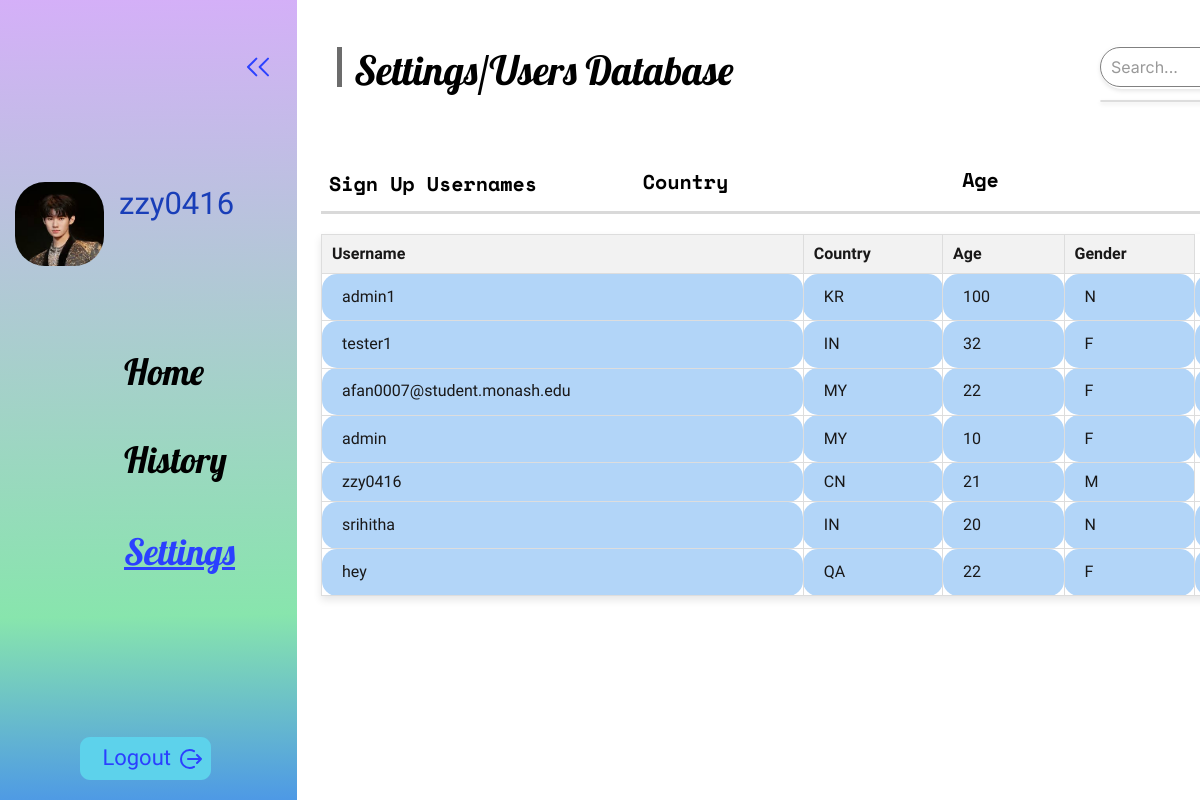
The page /user_database/ (signed in) on the database its author committed.
### Users/models.py (models this page shows)
class User(models.Model):
    username = models.CharField(max_length=150, unique=True, null=False, blank=False)
    password = models.CharField(max_length=128, null=False, blank=False)
    country = models.CharField(max_length=20, choices=COUNTRY_CHOICES, null=False, blank=False)
    age = models.PositiveIntegerField()
    profile_image = models.ImageField(upload_to='images/', default='images/profilepic.jpg')
    is_admin = models.BooleanField(default=False)
    gender = models.CharField(max_length=1, choices=GENDER_CHOICES, null=False, blank=False)
    def __str__(self):
        return self.username

### Users/views.py (the view)
# urls.py: path('user_database/', views.user_database, name='user_database'),#with rd (ajax method) done
def user_database(request):
    user_id = request.session.get('user_id')
    if user_id:
        user = User.objects.get(id=user_id)
        all_user = User.objects.all()
    else:
        user = None
        all_user = None
    return render(request, 'user_database.html',{'user': user, 'allusers': all_user})

### Users/templates/user_database.html (shortened to what this page needs)
{% load static %}
<!DOCTYPE html>
<html lang="en">
<head>
    <link rel="stylesheet" href="https://unpkg.com/animate.css@4.1.1/animate.css" />
    <link rel="stylesheet" href="https://unpkg.com/@teleporthq/teleport-custom-scripts/dist/style.css" />
</head>
<body>
    <link rel="stylesheet" href="{% static 'css/style.css' %}" />
    {% if user %}
    <div>
        <link href="{% static 'css/adminuserdatabase-page.css' %}" rel="stylesheet" />
        <div class="adminuserdatabase-page-container">
            <div class="adminuserdatabase-page-adminuserdatabase-page">
                <div class="adminuserdatabase-page-rectangle2"></div>
                <img src="{% static 'asset/chevronleftdouble1116-ilfk.svg' %}" alt="chevronleftdouble1116"
                    class="adminuserdatabase-page-chevronleftdouble" />
                <img src="{{ user.profile_image.url }}" alt="Ellipse108632" class="adminuserdatabase-page-ellipse10" />
                <span class="adminuserdatabase-page-text04"><span>{{ user.username }}</span></span>
                <span class="adminuserdatabase-page-text06">
                    <a href="{% url 'index' %}" class="database-link">Home</a>
                </span>
                <span class="adminuserdatabase-page-text08">
                    <a href="{% url 'history' %}" class="database-link">History</a>
                </span>
                <span class="adminuserdatabase-page-text10">
                    <a href="{% url 'usersettings' %}">Settings</a>
                </span>
                <img src="{% static 'asset/rectangle41229-04z-200w.png' %}" alt="Rectangle41229"
                    class="adminuserdatabase-rectangle4" />
                <span class="adminuserdatabase-page-text">
                    <span>Settings/Users Database</span>
                </span>
                <div class="database-page-search">
                    <input type="search" id="search-bar" class="search-bar" placeholder="Search..." oninput="filterUsers()">
                </div>
                <div id="search-results" class="search-results"></div>
                <img src="{% static 'asset/rectangle81117-io2.svg' %}" alt="Rectangle81117"
                    class="adminuserdatabase-page-rectangle8" />
                <div class="header-container">
                    <span class="adminuserdatabase-page-text12">Sign Up Usernames</span>
                    <span class="adminuserdatabase-page-text14">Country</span>
                    <span class="adminuserdatabase-page-text16">Age</span>
                </div>
                <table class="user-info-table" border="1">
                    <tr>
                        <th>Username</th>
                        <th>Country</th>
                        <th>Age</th>
                        <th>Gender</th>
                    </tr>
                    {% for each_user in allusers %}
                        <tr class="user-info-row">
                            <td>{{ each_user.username }}</td>
                            <td>{{ each_user.country }}</td>
                            <td>{{ each_user.age }}</td>
                            <td>{{ each_user.gender }}</td>
                            {% if each_user.username != user.username %}
                            <td><button class="delete-button" data-username="{{ each_user.username }}">Remove</button></td>
                            {% endif %}
                        </tr>
                    {% empty %}
                        <tr>
                            <td colspan="4">No users found.</td>
                        </tr>
                    {% endfor %}
                </table>
                </div>
                <div class="adminuserdatabase-page-group13" onclick="confirmLogout()">
                    <img src="{% static 'asset/rectangle491120-12xe.svg' %}" alt="Rectangle491120"
                        class="adminuserdatabase-page-rectangle49" />
                    <img src="{% static 'asset/logout041120-erbh.svg' %}" alt="logout041120"
                        class="adminuserdatabase-page-logout04" />
                    <span class="adminuserdatabase-page-text42">
                        <a href="{% url 'logout' %}">Logout</a>
                    </span>
                </div>
            </div>
        </div>
    {% else %}
    <p>You are not logged in as admin. <a href="{% url 'login' %}">Click here to login</a></p>
    {% endif %}
</body>
</html>

### Users/static/css/style.css (style rules this page uses)
:root { --dl-size-size-large: 144px; --dl-size-size-small: 48px; --dl-size-size-medium: 96px; --dl-size-size-xlarge: 192px; --dl-size-size-xsmall: 16px; --dl-space-space-unit: 16px; --dl-size-size-xxlarge: 288px; --dl-size-size-maxwidth: 1400px; --dl-color-theme-accent1: #FFFFFF; --dl-color-theme-accent2: #F5D1B0; --dl-radius-radius-round: 50%; --dl-color-theme-primary1: #BF4408; --dl-color-theme-primary2: #E65103; --dl-space-space-halfunit: 8px; --dl-space-space-sixunits: 96px; --dl-space-space-twounits: 32px; --dl-radius-radius-radius2: 2px; --dl-radius-radius-radius4: 4px; --dl-radius-radius-radius8: 8px; --dl-space-space-fiveunits: 80px; --dl-space-space-fourunits: 64px; --dl-color-theme-secondary1: #FFFFFF; --dl-color-theme-secondary2: #FBF1EB; --dl-space-space-threeunits: 48px; --dl-color-theme-neutral-dark: #191818; --dl-radius-radius-cardradius: 8px; --dl-color-theme-neutral-light: #FBFAF9; --dl-radius-radius-imageradius: 8px; --dl-radius-radius-inputradius: 24px; --dl-radius-radius-buttonradius: 24px; --dl-space-space-oneandhalfunits: 24px; }

### Users/templates/user_database.html (style rules this page uses)
html { line-height: 1.15; }
body { margin: 0; }
* { box-sizing: border-box; border-width: 0; border-style: solid; }
p, li, ul, pre, div, h1, h2, h3, h4, h5, h6, figure, blockquote, figcaption { margin: 0; padding: 0; }
button, input, optgroup, select, textarea { font-family: inherit; font-size: 100%; line-height: 1.15; margin: 0; }
a { color: inherit; text-decoration: inherit; }
input { padding: 2px 4px; }
img { display: block; }
html { scroll-behavior: smooth }
html { font-family: Inter; font-size: 16px; }
body { font-weight: 400; font-style: normal; text-decoration: none; text-transform: none; letter-spacing: normal; line-height: 1.15; color: var(--dl-color-theme-neutral-dark); background-color: var(--dl-color-theme-neutral-light); fill: var(--dl-color-theme-neutral-dark); }

### rows shown on the page
User: profile_image (picture), username "zzy0416", country "CN", age "21", gender "M"
User: username "admin1", country "KR", age "100", gender "N"
User: username "tester1", country "IN", age "32", gender "F"
User: username "afan0007@student.monash.edu", country "MY", age "22", gender "F"
User: username "admin", country "MY", age "10", gender "F"
User: username "srihitha", country "IN", age "20", gender "N"
User: username "hey", country "QA", age "22", gender "F"
